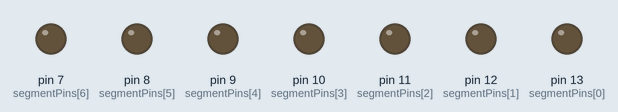
The sketch below on a simulated Arduino Uno, built with avr-gcc and run on an emulated ATmega328P. Shown: output pins drawn as LEDs (lit = HIGH).

Above: at 0.2 s.
At 1.4 s:
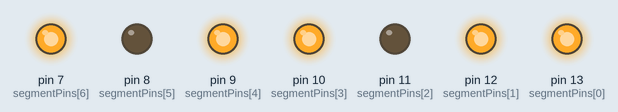
At 3.0 s:
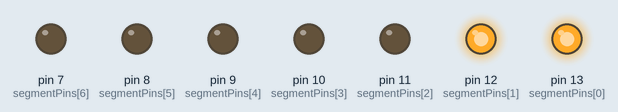
At 4.6 s:
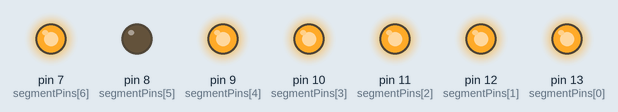
Timing chart, 0 to 5.5 s (numbered marks = the images above):
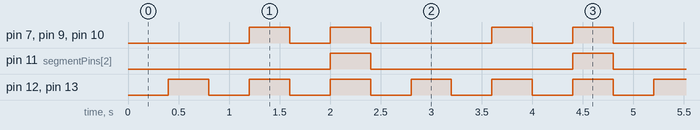

Measured:
- by itself, pin 11 (segmentPins[2]): alternates HIGH for 0.40 s and LOW for 2.0 s
- by itself, pin 12 (segmentPins[1]), pin 13 (segmentPins[0]): alternates HIGH for 0.40 s and LOW for 0.40 s
- by itself, pin 7 (segmentPins[6]), pin 9 (segmentPins[4]), pin 10 (segmentPins[3]): repeats every 2.4 s: LOW 0.40 s, HIGH 0.40 s, LOW 1.2 s, HIGH 0.40 s

The sketch:

atv2led.ino
```cpp
const int segmentPins[] = { 13, 12, 11, 10, 9, 8, 7 };

const int objNumber[][5] = {
  {},                    // 0 index is not used
  { 13, 12 },            // 1
  { 13, 12, 7, 9, 10 },  // 2
  { 13, 12, 7, 11, 10 }  // 3
};

void setup() {
  // Set all the segment pins as outputs
  for (int i = 0; i < 7; i++) {
    pinMode(segmentPins[i], OUTPUT);
  }
}

void loop() {
  // Example: Display number 2
  for (int number = 0; number < 3; number++) {
    delay(400);
    for (int i = 0; i < sizeof(objNumber[number]); i++) {
      digitalWrite(objNumber[number][i], HIGH);

    }
  delay(400);
  for (int i = 0; i < 7; i++) {
        digitalWrite(segmentPins[i], LOW);
      }


    // Turn on the segments for the number
  }
}
```
